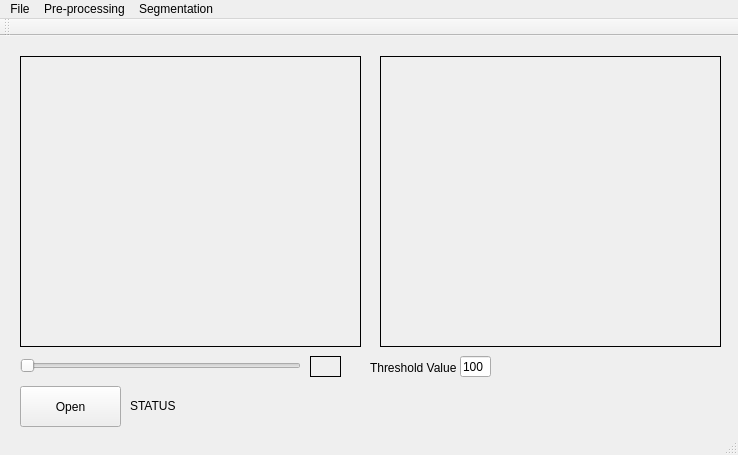
<?xml version="1.0" encoding="UTF-8"?>
<ui version="4.0">
 <class>Machine_VisionClass</class>
 <widget class="QMainWindow" name="Machine_VisionClass">
  <property name="windowModality">
   <enum>Qt::NonModal</enum>
  </property>
  <property name="geometry">
   <rect>
    <x>0</x>
    <y>0</y>
    <width>738</width>
    <height>455</height>
   </rect>
  </property>
  <property name="windowTitle">
   <string>Machine_Vision</string>
  </property>
  <property name="documentMode">
   <bool>false</bool>
  </property>
  <widget class="QWidget" name="centralWidget">
   <widget class="QPushButton" name="PbnOpen">
    <property name="geometry">
     <rect>
      <x>20</x>
      <y>350</y>
      <width>101</width>
      <height>41</height>
     </rect>
    </property>
    <property name="text">
     <string>Open</string>
    </property>
   </widget>
   <widget class="QLabel" name="lblChosenFile">
    <property name="geometry">
     <rect>
      <x>130</x>
      <y>360</y>
      <width>301</width>
      <height>20</height>
     </rect>
    </property>
    <property name="text">
     <string>STATUS</string>
    </property>
   </widget>
   <widget class="QLabel" name="lblOriginal">
    <property name="geometry">
     <rect>
      <x>20</x>
      <y>20</y>
      <width>341</width>
      <height>291</height>
     </rect>
    </property>
    <property name="contextMenuPolicy">
     <enum>Qt::CustomContextMenu</enum>
    </property>
    <property name="acceptDrops">
     <bool>false</bool>
    </property>
    <property name="layoutDirection">
     <enum>Qt::LeftToRight</enum>
    </property>
    <property name="autoFillBackground">
     <bool>false</bool>
    </property>
    <property name="frameShape">
     <enum>QFrame::Panel</enum>
    </property>
    <property name="frameShadow">
     <enum>QFrame::Plain</enum>
    </property>
    <property name="text">
     <string/>
    </property>
    <property name="scaledContents">
     <bool>true</bool>
    </property>
   </widget>
   <widget class="QLabel" name="lblOutputImage">
    <property name="geometry">
     <rect>
      <x>380</x>
      <y>20</y>
      <width>341</width>
      <height>291</height>
     </rect>
    </property>
    <property name="contextMenuPolicy">
     <enum>Qt::CustomContextMenu</enum>
    </property>
    <property name="acceptDrops">
     <bool>false</bool>
    </property>
    <property name="layoutDirection">
     <enum>Qt::LeftToRight</enum>
    </property>
    <property name="autoFillBackground">
     <bool>false</bool>
    </property>
    <property name="frameShape">
     <enum>QFrame::Panel</enum>
    </property>
    <property name="frameShadow">
     <enum>QFrame::Plain</enum>
    </property>
    <property name="text">
     <string/>
    </property>
    <property name="scaledContents">
     <bool>true</bool>
    </property>
   </widget>
   <widget class="QSlider" name="horizontalSlider">
    <property name="geometry">
     <rect>
      <x>20</x>
      <y>320</y>
      <width>281</width>
      <height>19</height>
     </rect>
    </property>
    <property name="font">
     <font>
      <family>3ds</family>
      <pointsize>12</pointsize>
     </font>
    </property>
    <property name="value">
     <number>0</number>
    </property>
    <property name="tracking">
     <bool>true</bool>
    </property>
    <property name="orientation">
     <enum>Qt::Horizontal</enum>
    </property>
    <property name="invertedControls">
     <bool>false</bool>
    </property>
   </widget>
   <widget class="QLabel" name="label_Gamma">
    <property name="geometry">
     <rect>
      <x>310</x>
      <y>320</y>
      <width>31</width>
      <height>21</height>
     </rect>
    </property>
    <property name="frameShape">
     <enum>QFrame::Box</enum>
    </property>
    <property name="text">
     <string/>
    </property>
   </widget>
   <widget class="QLabel" name="lbl_ThresholdValue">
    <property name="geometry">
     <rect>
      <x>370</x>
      <y>320</y>
      <width>91</width>
      <height>21</height>
     </rect>
    </property>
    <property name="text">
     <string>Threshold Value：</string>
    </property>
   </widget>
   <widget class="QLineEdit" name="lineEdit_ThresholdValue">
    <property name="geometry">
     <rect>
      <x>460</x>
      <y>320</y>
      <width>31</width>
      <height>21</height>
     </rect>
    </property>
    <property name="text">
     <string>100</string>
    </property>
   </widget>
  </widget>
  <widget class="QMenuBar" name="menuBar">
   <property name="geometry">
    <rect>
     <x>0</x>
     <y>0</y>
     <width>738</width>
     <height>22</height>
    </rect>
   </property>
   <widget class="QMenu" name="menuFile">
    <property name="title">
     <string>File</string>
    </property>
    <addaction name="actionOpen"/>
    <addaction name="actionSave"/>
   </widget>
   <widget class="QMenu" name="menuPre_processing">
    <property name="title">
     <string>Pre-processing</string>
    </property>
    <addaction name="actionSmoothing"/>
    <addaction name="actionSmoothing_Data"/>
    <addaction name="actionMedian"/>
    <addaction name="actionEqualization"/>
    <addaction name="actionPowerLaw"/>
    <addaction name="actionConservative_Smoothing"/>
    <addaction name="actionSecond_Derivative_Sharpening"/>
   </widget>
   <widget class="QMenu" name="menuSegmentation">
    <property name="title">
     <string>Segmentation</string>
    </property>
    <addaction name="actionThresholding"/>
   </widget>
   <addaction name="menuFile"/>
   <addaction name="menuPre_processing"/>
   <addaction name="menuSegmentation"/>
  </widget>
  <widget class="QToolBar" name="mainToolBar">
   <attribute name="toolBarArea">
    <enum>TopToolBarArea</enum>
   </attribute>
   <attribute name="toolBarBreak">
    <bool>false</bool>
   </attribute>
  </widget>
  <widget class="QStatusBar" name="statusBar"/>
  <action name="actionOpen">
   <property name="text">
    <string>Open</string>
   </property>
  </action>
  <action name="actionSave">
   <property name="text">
    <string>Save</string>
   </property>
  </action>
  <action name="actionSmoothing">
   <property name="text">
    <string>Smoothing_at</string>
   </property>
  </action>
  <action name="actionSmoothing_Data">
   <property name="text">
    <string>Smoothing_Data</string>
   </property>
  </action>
  <action name="actionMedian">
   <property name="text">
    <string>Median</string>
   </property>
  </action>
  <action name="actionEqualization">
   <property name="text">
    <string>Equalization</string>
   </property>
  </action>
  <action name="actionPowerLaw">
   <property name="text">
    <string>PowerLaw</string>
   </property>
  </action>
  <action name="actionConservative_Smoothing">
   <property name="text">
    <string>Conservative Smoothing</string>
   </property>
  </action>
  <action name="actionSecond_Derivative_Sharpening">
   <property name="text">
    <string>Second Derivative Sharpening</string>
   </property>
  </action>
  <action name="actionThresholding">
   <property name="text">
    <string>Thresholding</string>
   </property>
  </action>
 </widget>
 <layoutdefault spacing="6" margin="11"/>
 <resources>
  <include location="machine_vision.qrc"/>
 </resources>
 <connections/>
</ui>
